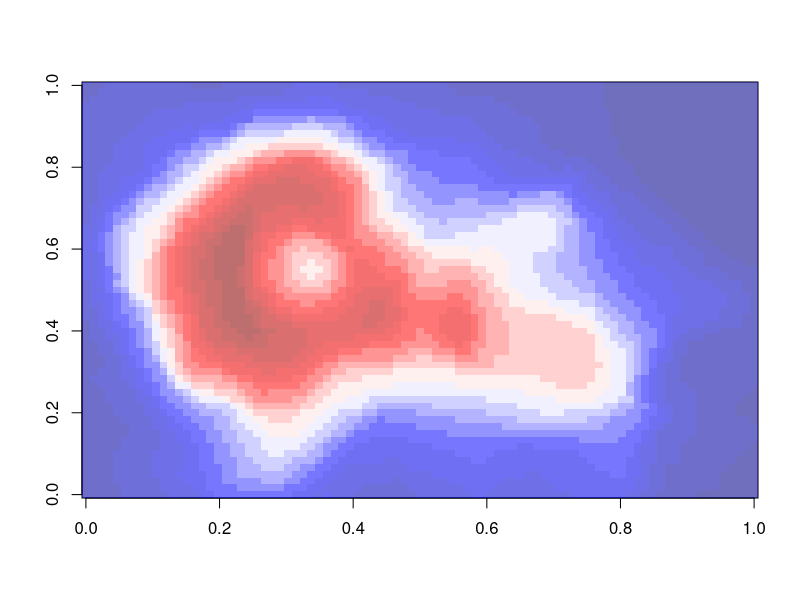

Source code (R):
#!/usr/bin/Rscript


data(volcano)
rdB <- colorRampPalette(c("darkblue","blue","white","red","darkred"))  
rdBalp<-paste(rdB(20), "90", sep="")


pdf("../sample/volcano.pdf")
image(volcano, col=rdBalp)
dev.off()